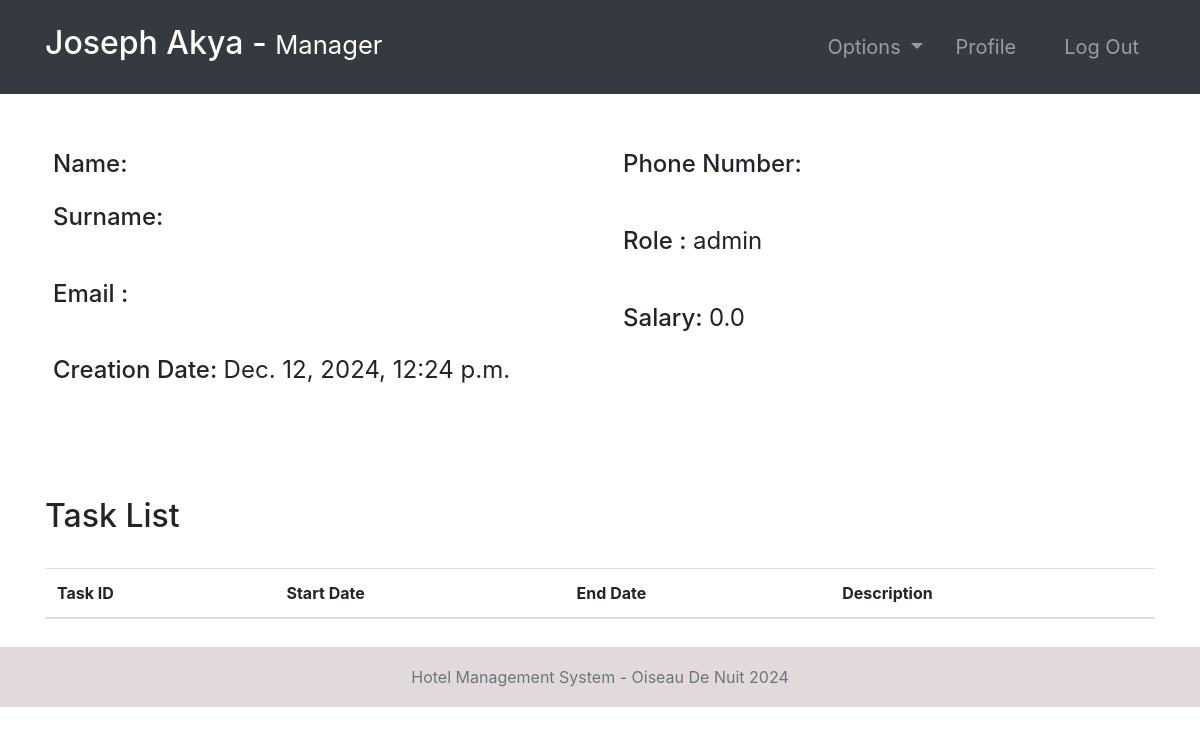
Page /employee-profile/1/ (signed in) on the committed database.
### accounts/models.py (models this page shows, shortened)
class Employee(models.Model):
    user = models.OneToOneField(User, null=True, on_delete=models.CASCADE)
    phoneNumber = PhoneNumberField(unique=True)
    salary = models.FloatField()

### accounts/views.py (the view, shortened to what this page needs)
# urls.py: path('employee-profile/<str:pk>/', employee_details, name="employee-profile"),
@login_required(login_url='login')
def employee_details(request, pk):
    role = str(request.user.groups.all()[0])
    path = role + "/"
    tempUser = User.objects.get(id=pk)
    employee = Employee.objects.get(user=tempUser)
    tasks = Task.objects.filter(employee=employee)
    context = {
        "role": role,
        "employee": employee,
        "tasks": tasks
    }
    return render(request, path + "employee-profile.html", context)

### templates/manager/employee-profile.html
{% extends '../index.html' %}
{% block context %}
{% include '../common_pages/employee-profile.html' %}
{% endblock %}

### templates/incs/nav.html (shortened to what this page needs)
<nav class="navbar navbar-dark bg-dark navbar-expand-lg py-3 " role="navigation">
    <div class="container">
        <a href="" class="navbar-brand">
            <h2 class="text-capitalize">
                {{ request.user.first_name }} {{ request.user.last_name }} -
                <small>
                    {{ role }}
                </small>
            </h2>
        </a>
        <div class="collapse navbar-collapse" id="navbarTags">
            <ul class="navbar-nav ml-auto">
                <li class="nav-item dropdown p-2">
                    <a class="nav-link dropdown-toggle" href="#" id="navbarDropdown" role="button"
                        data-toggle="dropdown" aria-haspopup="true" aria-expanded="false">
                        Options
                    </a>
                </li>
                <li class="nav-item mr-3 p-2">
                    {% if role == 'staff' or role == 'receptionist' or role == 'admin' or role == 'manager' %}
                    <a href="{% url 'employee-profile' user.id %}" class="nav-link">Profile</a>
                    {% endif %}
                </li>
                <li class="nav-item p-2 ">
                    <a href="{% url 'logout' %}" class="nav-link">Log Out</a>
                </li>
            </ul>
        </div>
    </div>
</nav>

### templates/common_pages/employee-profile.html (shortened to what this page needs)
<div class="container">
    <form action="" method="POST">
        <div class="row mt-5 clearfix">
            <div class="col-6">
                <div class="p-2 h4">
                    <span>Name:</span>
                </div>
                <div class="p-2 h4">
                    <span>Surname:</span>
                </div>
                <br>
                <div class="p-2 h4">
                    <span>Email :</span>
                </div>
                <br>
                <div class="p-2 h4">
                    <span>Creation Date:</span>
                    <span class="font-weight-normal">{{employee.user.date_joined}}</span>
                </div>
            </div>
            <div class="col-6">
                <div class="p-2 h4">
                    <span>Phone Number: </span>
                </div>
                <br>
                <div class="p-2 h4">
                    <span>Role :</span>
                    <span class="font-weight-normal">{{employee.user.groups.first}}</span>
                </div>
                <br>
                <div class="p-2 h4">
                    <span>Salary:</span>
                    <span class="font-weight-normal">{{employee.salary}}</span>
                </div>
            </div>
        </div>
        <br>
    </form>
    <br>
    {% if role == 'staff' or request.user != employee.user %}
    <div class="table-responsive my-5">
        <div class="table-header row">
            <div class="col-sm-12 col-md-12 col-lg-4 mb-4">
                <h2>Task List</h2>
            </div>
        </div>
        <table class="table table-hover">
            <thead>
                <tr>
                    <th>Task ID</th>
                    <th>Start Date</th>
                    <th>End Date</th>
                    <th>Description</th>
                </tr>
            </thead>
        </table>
    </div>
    {% endif %}
</div>

### static/css/main.css (style rules this page uses)
* { margin: 0; padding: 0; -webkit-font-smoothing: antialiased; }
.clearfix { overflow: auto; }
body { position: relative; }
nav .nav-item { font-size: 20px; }

### rows in the picture
Employee: user.date_joined "Dec. 12, 2024, 12:24 p.m.", user.groups.first "admin", salary "0.0"

### other values in the picture
{{ request.user.first_name }} "Joseph"
{{ request.user.last_name }} "Akya"
{{ role }} "Manager"
